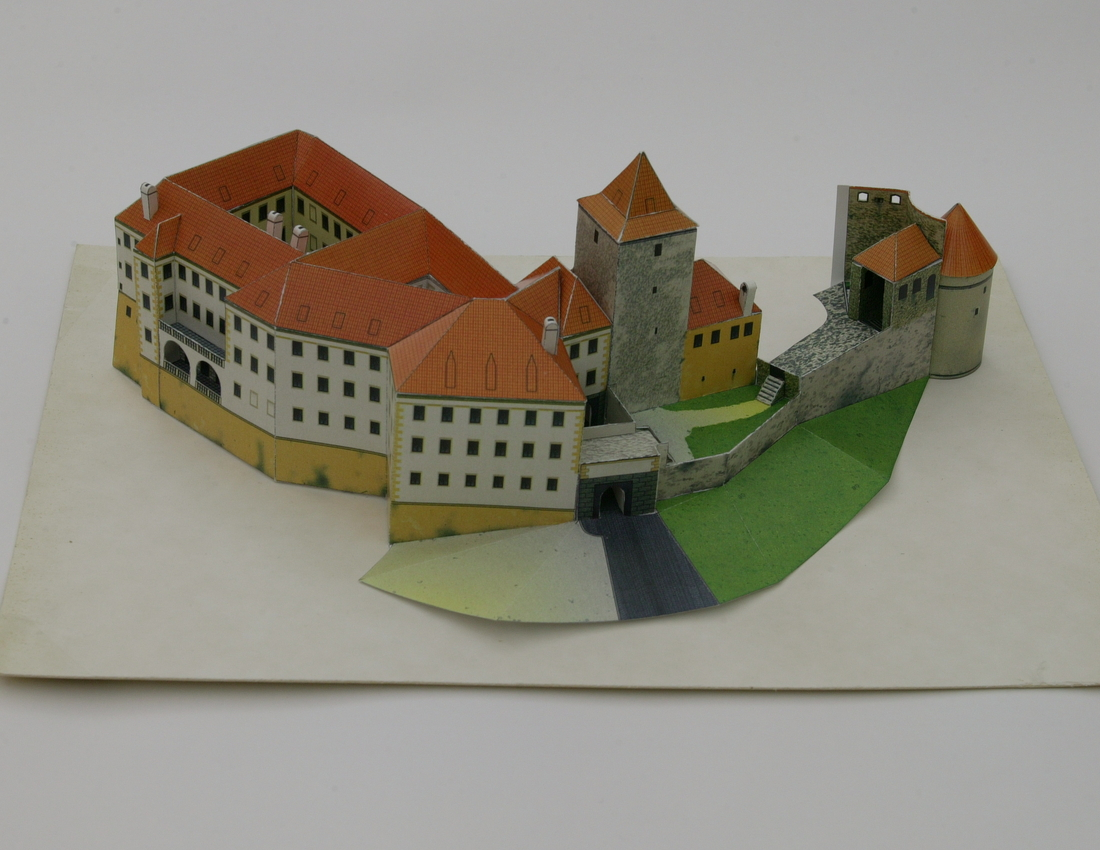
%> input picture Projects Geometry of Computer Vision and Graphics/homework08/daliborka_01.jpg, 1100 x 850 px
$ octave hw08.m   (GNU Octave 9; MATLAB toolbox functions it lacks are replaced by stand-ins)
%> lines starting %> are read from the running program, lines starting %| are printed output that depends on the picture
### Projects Geometry of Computer Vision and Graphics/homework08/fig2pdf.m
function fig2pdf( fig, file, varargin )
%FIG2PDF  Print figure to pdf file.
%
%  fig2pdf( fig, file, ... )
%
%  Optional modifiers:
%    'tightfig'
%    'tightax'
%    'tightinset'
%    'loose'
%

% (c) 2008-05-28, Martin Matousek
% Last change: $Date:: 2009-03-05 20:23:25 +0100 #$
%              $Revision: 1 $

ax = findobj( fig, 'type', 'axes' );

fu = get( fig, 'units' );

set( fig, 'units', 'points' )
fpos = get( fig, 'pos' );

popt = {};

while( ~isempty( varargin ) )
  cmd = varargin{1};
  varargin = varargin(2:end);
  switch( cmd )
    case 'fontsize'
      fsiz = varargin{1};
      varargin = varargin(2:end);

      set( findall( fig, 'type', 'text' ), 'fontsize', fsiz );
      set( findall( fig, 'type', 'axes' ), 'fontsize', fsiz );
    case 'tightfig'
      if( numel( ax ) ~= 1 )
        error( 'There must be single axes for tightfig.' );
      end
        set( ax, 'units', 'normalized' );
        apos = get( ax, 'pos' );
        fpos = get( fig, 'pos' );

        fpos(3) = fpos(3) * apos(3);
        fpos(4) = fpos(4) * apos(4);

        set( fig, 'pos', fpos );
        set( ax, 'pos', [ 0 0 1 1] );
    case 'tightax'
      if( numel( ax ) ~= 1 )
        error( 'There must be single axes for tightax.' );
      end

      set( ax, 'pos', [ 0 0 1 1] );
    case 'tightinset'
      if( numel( ax ) ~= 1 )
        error( 'There must be single axes for tighinset.' );
      end

      u = get( ax, 'units' );
      set( ax, 'units', 'normalized' );
      for i = 1:10
        ti = get( ax, 'tightinset' );
        set( ax, 'pos', [ti(1:2) 1-ti(1:2)-ti(3:4)] );
      end
      set( ax, 'units', u );
    case 'loose'
      popt = [ popt { '-loose' } ]; %#ok
    case 'cmd'
      eval( varargin{1} )
      varargin = varargin(2:end);
    otherwise
      error( 'Wrong option ''%s''.', cmd );
  end
end

set( fig, 'paperunits', 'points', 'papersize', fpos(3:4), ...
          'paperposition', [0 0 fpos(3:4)] );

if( ~isempty( file ) )
  hidden = [];
  for i = 1:length(ax)
    hidden = [ hidden; hide_strings_off_limits( ax(i) ) ];%#ok
  end

  print( fig, '-dpdf', popt{:}, file );
  fprintf( 'Saved: %s\n', file );

  if( ~isempty( hidden ) )
    set( hidden, 'visible', 'on' );
  end
end

set( fig, 'units', fu )


function hidden = hide_strings_off_limits( ax )
%

h = findobj( ax, 'type', 'text' );
xl = xlim(ax);
yl = ylim(ax);
zl = zlim(ax);

p = get( h, 'pos' );
s = get( h, 'string' );
v = get( h, 'visible' );
u = get( h, 'units' );

if( ~iscell( p ) )
  p = {p};
  s = {s};
  v = {v};
  u = {u};
end

hidden = [];
for i = 1:length(h)

  if( ( ~inside( p{i}(1), xl ) || ...
        ~inside( p{i}(2), yl ) || ...
        ~inside( p{i}(3), zl ) ) && strcmp( v{i}, 'on' ) && ...
      strcmp( u{i}, 'data' ) )
    set( h(i), 'visible', 'off' )
    hidden = [ hidden; h(i) ]; %#ok
    fprintf( 'Off-limits string temporarily hidden ''%s''\n', s{i} );
  end
end

function i = inside( val, lim )
  i = val >= lim(1) && val <= lim(2);

### Projects Geometry of Computer Vision and Graphics/homework08/u2FG.m
function [F, G] = u2FG( u11, u21 )


         mean1=mean(u11,2);
         std1=std(u11,[],2);
         mean2=mean(u21,2);
         std2=std(u21,[],2);
         H1=[1/std1(1) 0 -mean1(1)/std1(1);
             0 1/std1(2) -mean1(2)/std1(2);
                0 0 1 ];

                 H2=[1/std2(1) 0 -mean2(1)/std2(1);
             0 1/std2(2) -mean2(2)/std2(2);
                0 0 1 ];

         u11(3,:)=1;
         u21(3,:)=1;
         u1n=H1*u11;
         u2n=H2*u21;

%          u1n=u1n./u1n(3,:);
%          u2n=u2n./u2n(3,:);

       for i=1:8
           % i=inds(j,k);
           An(i,:)=[u2n(1,i)*u1n(1,i) u2n(1,i)*u1n(2,i) u2n(1,i)*1 u2n(2,i)*u1n(1,i) u2n(2,i)*u1n(2,i) u2n(2,i)*1 1*u1n(1,i) 1*u1n(2,i) 1];
        end


        gn = null(An);

% [5 lines of commented-out code are left out]
        Gn=reshape(gn,3,3)';


        [S,V,D]=svd(Gn);
        V(3,3)=0;
        Fn=S*V*D';
        G=H2'*Gn*H1;
        F=H2'*Fn*H1;


    end


### Projects Geometry of Computer Vision and Graphics/homework08/hw08.m
close all;


imgs={};
imgs{1} = imread( 'daliborka_01.jpg' );
imgs{2} = imread( 'daliborka_23.jpg' );
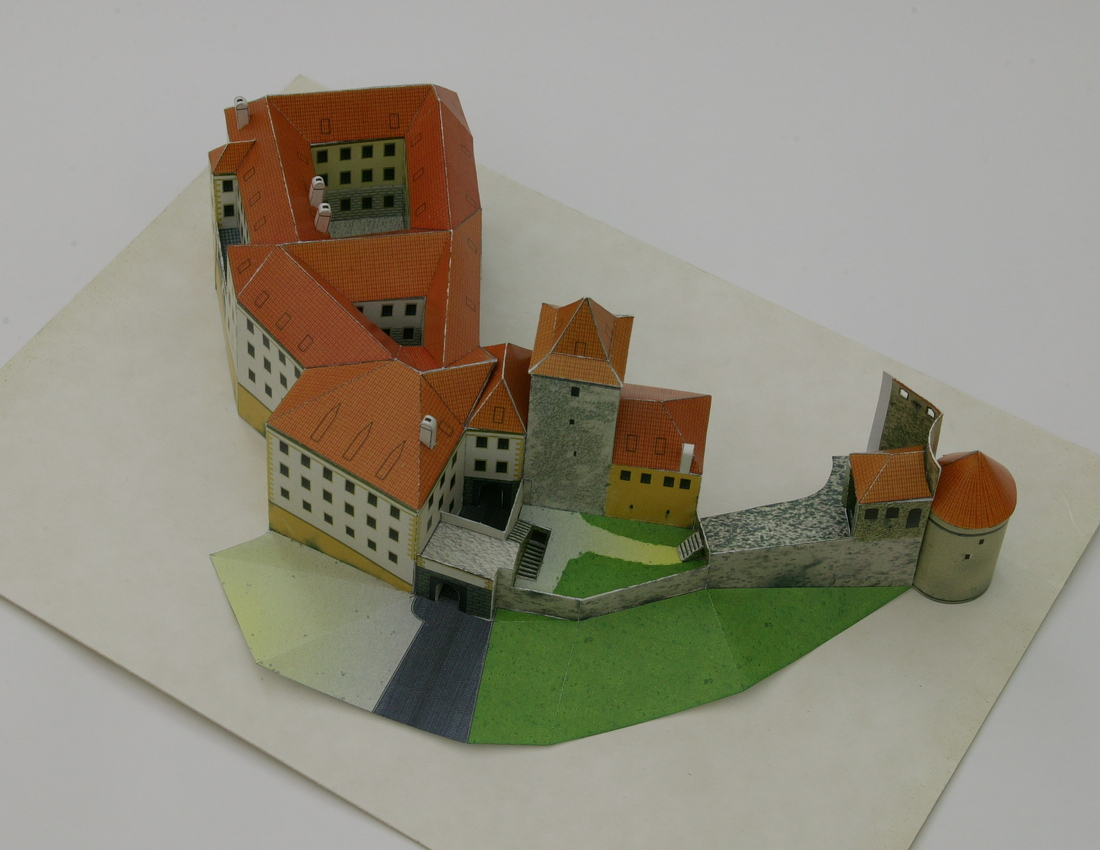
%> input picture Projects Geometry of Computer Vision and Graphics/homework08/daliborka_23.jpg, 1100 x 850 px


% [15 lines of commented-out code are left out]
load('52cor_points.mat');
%load('52_pointsLone.mat')
point_sel=[1 13 3 4 20 6 52 17 9 27 36 42];
k=1;
A=zeros(8,9);
 inds=nchoosek(1:12,8)+40;

    maxeppErr=[];
    Gs={};
    Fs={};
    for j=1:size(inds, 1)

       u1test=u1(:,inds(j,:));
       u2test=u2(:,inds(j,:));

        [Fj, Gj] = u2FG( u1test, u2test );
        Fs{j}=Fj;
        Gs{j}=Gj;

          for i=1:52

            l1i=Fj'*[u2(:,i);1];
            lamda1=1/sqrt(l1i(1)^2+l1i(2)^2);
            l2i=Fj*[u1(:,i);1];
            lamda2=1/sqrt(l2i(1)^2+l2i(2)^2);
            d1i=lamda1*abs([u1(:,i);1]'*l1i); %should be dot product
            d2i=lamda2*abs([u2(:,i);1]'*l2i);

            k=k+1;
            eppErr(i)=d1i+d2i;

          end

            maxeppErr(j)=max(eppErr);

    end
    [ek, index]=min(maxeppErr);
    maxeppErr(index)
    F=Fs{index};
    G=Gs{index};
    rank(F)

%load('12_points.mat');
save( '08_data.mat', 'u1', 'u2', 'G', 'F', 'point_sel');
save('F_from_hw08.mat', 'F');
d1is=[];
d2is=[];

         for i=1:52

            l1i=F'*[u2(:,i);1];
            lamda1=1/sqrt(l1i(1)^2+l1i(2)^2);
            l2i=F*[u1(:,i);1];
            lamda2=1/sqrt(l2i(1)^2+l2i(2)^2);
            d1i=lamda1*abs([u1(:,i);1]'*l1i); %should be dot product
            d2i=lamda2*abs([u2(:,i);1]'*l2i);
            d1is(i)=d1i;
            d2is(i)=d2i;
            l1is(:,i)=l1i;
            l2is(:,i)=l2i;
            k=k+1;
            eppErr(i)=d1i+d2i;


         end
    hold on
            plot(d1is);
            plot(d2is);
            title('Epipolar error for all points');
ylabel('epipolar err. [px]');
xlabel('point index');
legend('image 1', 'image 2' );
fig2pdf( gcf, '08_errors.pdf' );
%> after the loop in fig2pdf, `for i = 1:length(ax)`:
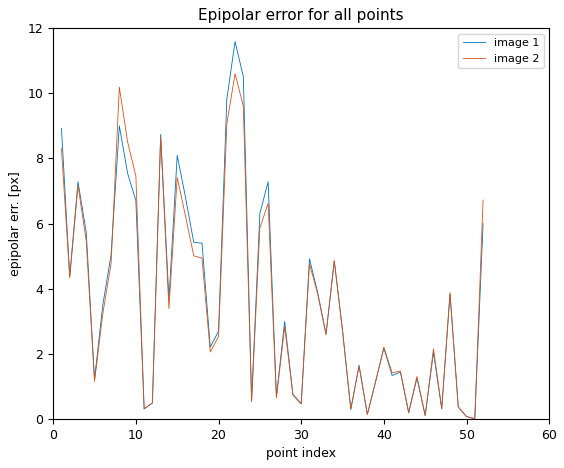
%> figure redrawn from the program's plot data; curve peaks at x = 22, y = 11.59; curve peaks at x = 22, y = 10.6
hold off

close all;


subplot(1,2,1);
hold on;
imshow(imgs{1});
plot(u1(1,point_sel(1)), u1(2,point_sel(1)),'bx', 'LineWidth', 2);
plot(u1(1,point_sel(2)), u1(2,point_sel(2)),'rx', 'LineWidth', 2);
plot(u1(1,point_sel(3)), u1(2,point_sel(3)),'yx', 'LineWidth', 2);
plot(u1(1,point_sel(4)), u1(2,point_sel(4)),'gx', 'LineWidth', 2);
plot(u1(1,point_sel(5)), u1(2,point_sel(5)),'cx', 'LineWidth', 2);
plot(u1(1,point_sel(6)), u1(2,point_sel(6)),'bx', 'LineWidth', 2);
plot(u1(1,point_sel(7)), u1(2,point_sel(7)),'rx', 'LineWidth', 2);
plot(u1(1,point_sel(8)), u1(2,point_sel(8)),'yx', 'LineWidth', 2);
plot(u1(1,point_sel(9)), u1(2,point_sel(9)),'gx', 'LineWidth', 2);
plot(u1(1,point_sel(10)), u1(2,point_sel(10)),'cx', 'LineWidth', 2);
plot(u1(1,point_sel(11)), u1(2,point_sel(11)),'bx', 'LineWidth', 2);
plot(u1(1,point_sel(12)), u1(2,point_sel(12)),'rx', 'LineWidth', 2);

for i=1:12

   a=l1is(1,point_sel(i));
   b=l1is(2,point_sel(i));
   c=l1is(3,point_sel(i));
   x=1:1100;
   y=(-c-a*x)/b;
   plot(x,y);
   set(gca, 'YLim', [1, 1100]);
end

subplot(1,2,2);
hold on;
imshow(imgs{2});
plot(u2(1,point_sel(1)), u2(2,point_sel(1)),'bx', 'LineWidth', 2);
plot(u2(1,point_sel(2)), u2(2,point_sel(2)),'rx', 'LineWidth', 2);
plot(u2(1,point_sel(3)), u2(2,point_sel(3)),'yx', 'LineWidth', 2);
plot(u2(1,point_sel(4)), u2(2,point_sel(4)),'gx', 'LineWidth', 2);
plot(u2(1,point_sel(5)), u2(2,point_sel(5)),'cx', 'LineWidth', 2);
plot(u2(1,point_sel(6)), u2(2,point_sel(6)),'bx', 'LineWidth', 2);
plot(u2(1,point_sel(7)), u2(2,point_sel(7)),'rx', 'LineWidth', 2);
plot(u2(1,point_sel(8)), u2(2,point_sel(8)),'yx', 'LineWidth', 2);
plot(u2(1,point_sel(9)), u2(2,point_sel(9)),'gx', 'LineWidth', 2);
plot(u2(1,point_sel(10)), u2(2,point_sel(10)),'cx', 'LineWidth', 2);
plot(u2(1,point_sel(11)), u2(2,point_sel(11)),'bx', 'LineWidth', 2);
plot(u2(1,point_sel(12)), u2(2,point_sel(12)),'rx', 'LineWidth', 2);
for i=1:12
   a=l2is(1,point_sel(i));
   b=l2is(2,point_sel(i));
   c=l2is(3,point_sel(i));
   x=1:1100;
   y=(-c-a*x)/b;
   plot(x,y);
   set(gca, 'YLim', [1, 1100]);
end
hold off

fig2pdf( gcf, '08_eg.pdf' );
%> call 2 of fig2pdf, with fig = 1, file = '08_eg.pdf'
%> after the loop in fig2pdf (call 2), `for i = 1:length(ax)`:
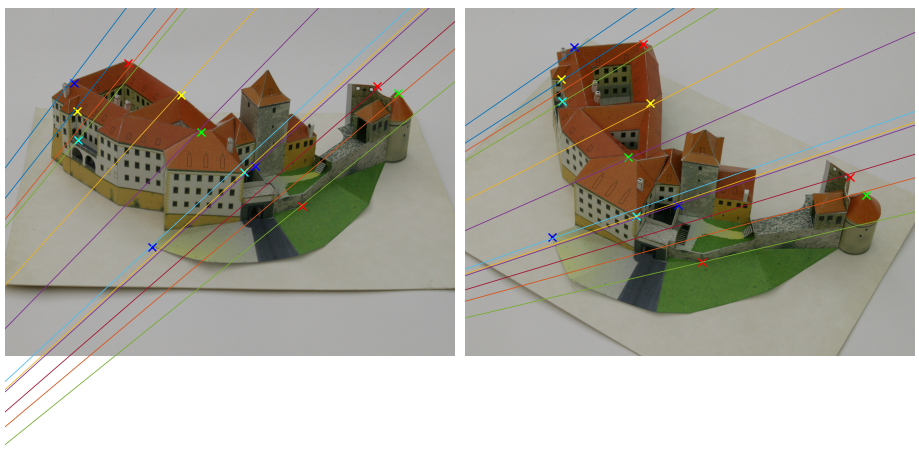
%> figure redrawn from the program's plot data, 2 panels
